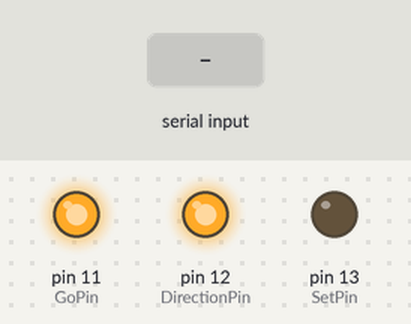
Simulated run of this sketch. Board: Arduino Uno, built with avr-gcc and run on an emulated ATmega328P. On the bench: output pins drawn as LEDs (lit = HIGH). Inputs (shaded band) come from the test bench.

Above: at 1.2 s.
1.3 s: "Go" received over Serial
At 2.44 s:
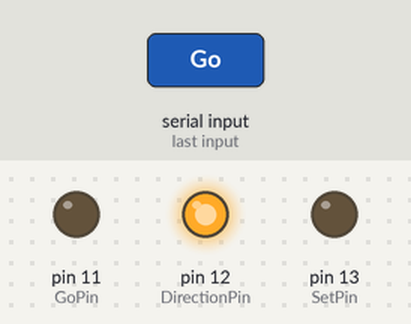
3.9 s: "Set" received over Serial
At 6.1 s:
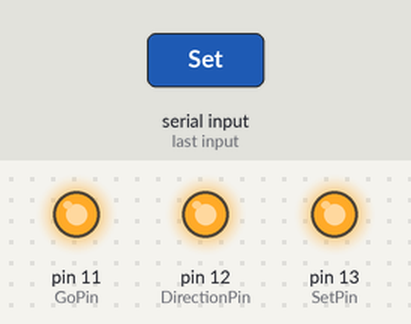
6.4 s: "Down" received over Serial
At 8.2 s:
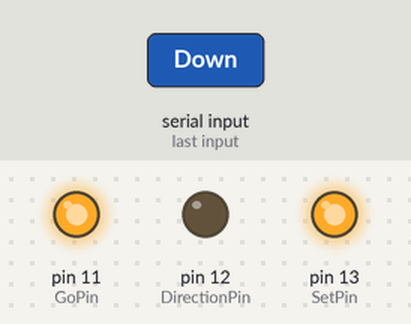
8.9 s: "Stop" received over Serial
At 11.1 s:
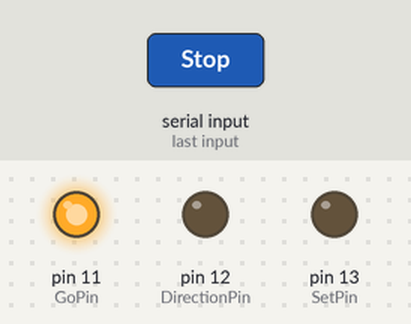
11.4 s: "Go" received over Serial
At 12.54 s:
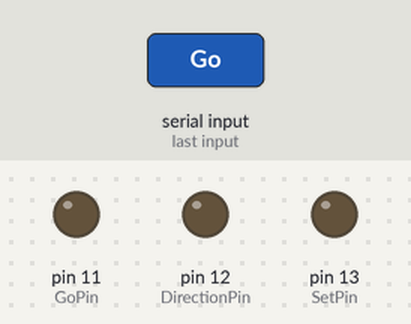
14.0 s: "Up" received over Serial
At 16.5 s:
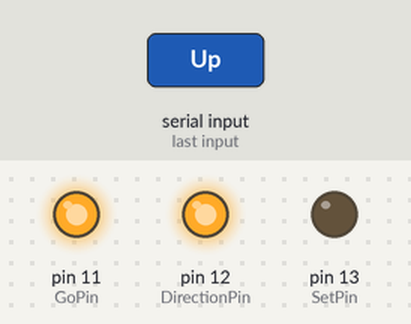
Timing chart, 0 to 17.5 s (numbered marks = the images above; inputs shaded):
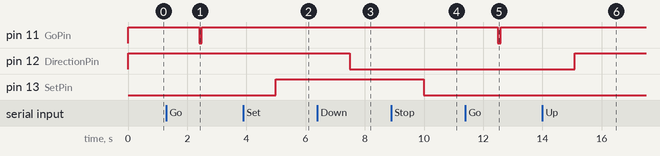

Measured:
- after the input at 1.3 s, pin 11 (GoPin): HIGH → LOW after 1.1 s, → HIGH 0.10 s later
- after the input at 3.9 s, pin 13 (SetPin): LOW → HIGH after 1.1 s
- after the input at 6.4 s, pin 12 (DirectionPin): HIGH → LOW after 1.1 s
- after the input at 8.9 s, pin 13 (SetPin): HIGH → LOW after 1.1 s
- after the input at 11.4 s, pin 11 (GoPin): HIGH → LOW after 1.1 s, → HIGH 0.10 s later
- after the input at 14.0 s, pin 12 (DirectionPin): LOW → HIGH after 1.1 s

The sketch:

ArduinoControlTimer.ino
```cpp
int GoPin = 11;  //active low
int SetPin = 13;  // active high
int DirectionPin = 12;  //high = up,  low = down

void setup() {
  // put your setup code here, to run once:
  pinMode(GoPin, OUTPUT);
  pinMode(SetPin, OUTPUT);
  pinMode(DirectionPin, OUTPUT);
  digitalWrite(DirectionPin, HIGH);
  digitalWrite(SetPin, LOW);
  digitalWrite(GoPin, HIGH);
  Serial.begin(9600);
}

void pulseGo()
{
  digitalWrite(GoPin, LOW);
  delay(100);
  digitalWrite(GoPin, HIGH);
}

void loop() {
  // put your main code here, to run repeatedly:
  while (Serial.available() > 0) {

    String received = Serial.readString();
    if(received == "Go") pulseGo();
    if(received == "Set") digitalWrite(SetPin, HIGH);
    if(received == "Stop") digitalWrite(SetPin, LOW);
    if(received == "Up") digitalWrite(DirectionPin, HIGH);
    if(received == "Down") digitalWrite(DirectionPin, LOW);
  }
  delay(100);
}
```
